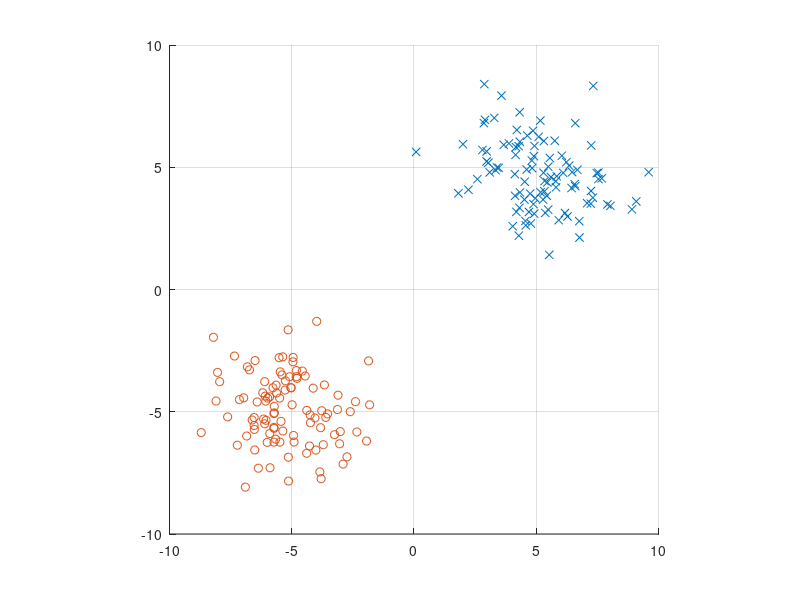

The MATLAB source for this figure: (Note: this script raises an error after producing the figure.)
clear, clc
%% Generate data to be used for binary classification

n = 100; % number of samples per class
mA = [ 5.0, 5.0]; sigmaA = 1.5; % x,y centers of normal distribution of class A
mB = [-5.0, -5.0]; sigmaB = 1.5; % x,y centers of normal distribution of class B

classA(1,:) = randn(1,n) .* sigmaA + mA(1); % x values class A
classA(2,:) = randn(1,n) .* sigmaA + mA(2); % y values class A

classB(1,:) = randn(1,n) .* sigmaB + mB(1);
classB(2,:) = randn(1,n) .* sigmaB + mB(2);

% Merge class A and B into single class and shuffle
classAB = [classA, classB];
shuffle = randperm(2*n);
data = classAB(:,shuffle);
class = max(sign(shuffle-n),0); % class A: 0, class B: 1

% Plot patterns
figure(1),clf(1), hold on
axis([-10,10,-10,10])
axis square
scatter(classA(1,:),classA(2,:),'xr')
scatter(classB(1,:),classB(2,:), 'ob')
grid on
hold off

%% Perceptron

mode = 0; % 0 - sample-by-sample, 1 - batch
bias = 0;

eta = 0.0001;   % Learning rate
epochs = 100;   % Number of full cycles through the patterns 
W = init_weights(2,1);  % Initialise weights using standard normal
w = W';

for epoch = 1:epochs
    dw = 0; 

    for i = i:(2*n)
        true_class = class(i);
        y = w*data(:,i) - bias;

        % Sequential Update
        if mode == 0 % if in sample by sample
            if y > 0
                y = 1;
                if true_class ~= y
                    dw = eta*data(:,i);
                    W = W - dw;
                end
            end
    
            if y < 0
                y = 0;
                if true_class ~= y
                    dw = eta*data(:,i);
                    W = W + dw;
                end
    
            end
        end

        % Batch Update
        if mode == 1
            if y > 0
                y = 1;
                if true_class ~= y
                    dw = dw - eta*data(:,i);
                    %W = W - data(:,i);
                end
            end
    
            if y < 0
                y = 0;
                if true_class ~= y
                    dw = dw + eta*data(:,i);
                    %W = W + data(:,i);
                end
    
            end
        end
        W = W + dw;
    end
    
end

%% Delta learning rule


eta = 0.0001; % Learning rate
epochs = 500;
W = randn(2,1); % Initialise weights using standard normal

figure(1),
h1 = animatedline;
h2 = animatedline;
for epoch = 1:epochs
    dw = 0; % Reset dw
    for i = 1:(2*n)
        e = class(i) - W'*data(:,i);
        dw = dw + eta*e*data(:,i); % Accumulate dw
    end
    W = W + dw; % Apply change
    
    % Plotting intermediate results
    clearpoints(h1)
    clearpoints(h2)
    addpoints(h1,[0 W(1)/norm(W)],[0,W(2)/norm(W)]);
    drawnow
    addpoints(h2,[10*W(2)/W(1),-10*W(2)/W(1)],[-10,10])
    drawnow
    pause(0.05)
end